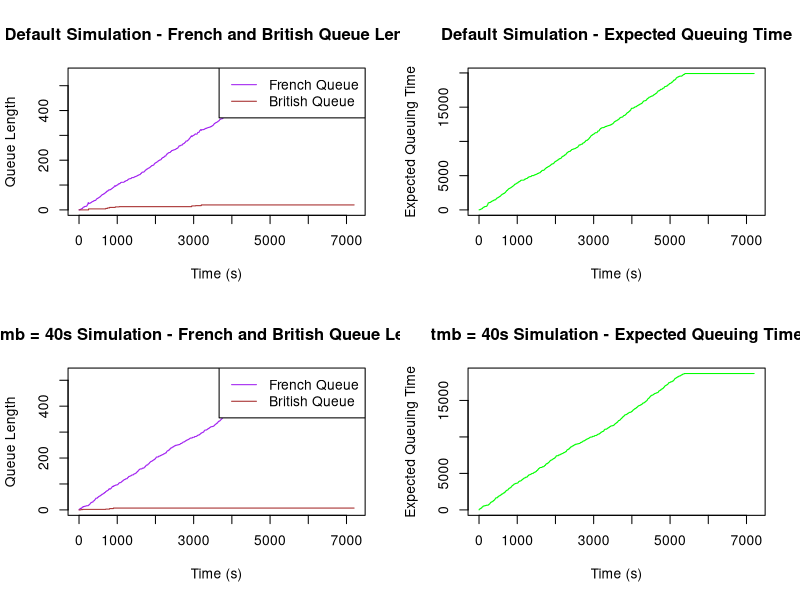

The R script that drew this image:
#--------------------#
#    Practical 2     #
#--------------------#

# ------- Group Introduction ------- #

# The following members form Group 27:
#   1. Anagha - S2596158 (30%)
#   2. Anjali - S2580177 (37%)
#   3. Navya  - S2602687 (33%)

# Contribution of each member:
# We collectively decided this distribution of questions. Anjali generated the qsim 
# function to obtain nb and nf vectors. Navya generated the qsim function to obtain
# the eq vector and estimated the probability of atleast one car missing the ferry
# departure. Anagha produced the 4-panel plot.

# ------- Overview of the project ------- #

# This practical involves simulating the flow of cars through French 
# and British passport control at a French ferry terminal in the context 
# of managing queues. The simulation is designed to model a 2-hour period 
# before a ferry departure.

# Define a function, qsim, with various parameters to simulate the queue system
qsim <- function(mf,mb,a.rate,trb,trf,tmb,tmf,maxb) {
  # Initialize variables for simulation of 2 hours
  # To track the average French and British queue length at each time step
  # And to track the average expected waiting time for a car at the 
  # start of the french queue for each time step
  simulation_time <- 7200
  check_in_closing_time <- 5400 #Check-in closes 30 min before departure
  nf <- numeric(simulation_time)
  nb <- numeric(simulation_time)
  eq <- numeric(simulation_time)
  total_french_queue <- 0
  total_british_queue <- 0
  french_queues <- rep(0, mf)
  british_queues <- rep(0, mb)
  total_british_cars <- 0
  time <- 0
  
  # Generating a binary vector to represent car arrivals based on the given 
  # arrival rate. This is done with the help of random binomial distribution 
  # function, which will only take 0 and 1 values.
  car_arriving <- c(rbinom(check_in_closing_time, size = 1, prob = a.rate))
  # Identifying the time when a car arrives, i.e. when the above vector is 1
  arrival_time <- which(car_arriving == 1)
  # The total number of cars arriving in the time-window.
  n_cars <- length(arrival_time)
  # The processing time at a British passport station is given by a random time
  # in the uniform distribution between tmb and tmb+trb
  process_time_b <- round(runif(n_cars, min = tmb, max = tmb + trb))
  # Similarly for a French station, it is uniformly distributed between
  # tmf and tmf+trf
  # we are taking a round number because we are simulating over each second
  process_time_f <- round(runif(n_cars, min = tmf, max = tmf + trf))
  # Hence, the depart-time from French station becomes its arrival time + 
  # processing time + waiting time, which we will add later
  # Adding a wait time vector to track the waiting time
  wait_time_f <- rep(0,n_cars)
  wait_time_b <- rep(0,n_cars)
  #depart_time_from_f <- arrival_time + process_time_f
  #depart_time_from_b <- depart_time_from_f + process_time_b
  depart_time_from_f <- rep(0,n_cars)
  depart_time_from_b <- rep(0,n_cars)
  # Calculating the total time spent by a car in the system
  #total_time_by_car <- depart_time_from_b - arrival_time
  
  # Iterating through each second in the time simulation period
  for (second in 1:simulation_time) {
    for (i in 1:n_cars) {
      # If the car arrives at this second, then it goes into the french queue
      if (second <= check_in_closing_time) {
        # We have to check if it arrived before the check-in closing time
        if (second == arrival_time[i]) {
          # The car selects the shortest queue by checking the minimum queue length
          french_queues[which.min(french_queues)] <- french_queues[which.min(french_queues)] + 1
          total_french_queue <- total_french_queue + 1 
        }
      }
    }
    
    for (i in 1:mf) {
      if (french_queues[i] > 0) {
        # the car has to wait for other cars in front of the queue to be processed
        depart_time_from_f[i] <- (french_queues[i]-1)*((2*tmf+trf)/2)
        if (second == depart_time_from_f[i]) {
          # Checking if a car can leave the french queue to join the British 
          # queue after it is done processing
          # There is a maximum number of cars, a British queue can hold,
          # which is given by maxb
          if (total_british_cars < maxb) {
            # If the condition is satisfied, car leaves the French queue
            french_queues[i] <- french_queues[i] - 1
            total_french_queue <- total_french_queue - 1
            # and joins the british queue, again by selecting the shortest one
            british_queues[which.min(british_queues)] <- british_queues[which.min(british_queues)] + 1
            total_british_cars <- total_british_cars + 1
            total_british_queue <- total_british_queue + 1
            } else {
            # The depart time from f increases by 1 for every second it has to wait
            depart_time_from_f[i] <- depart_time_from_f[i] + 1
          }
        }
      }
    }
    
    # When the car is processed from a British queue, it can leave the 
    # queue for its ferry ahead
    for (i in 1:mb) {
      if (british_queues[i] > 0) {
        depart_time_from_b[i] <- (british_queues[i]-1)*((2*tmb+trb)/2)
        if (second == depart_time_from_b[i]) {
          british_queues[i] <- british_queues[i] - 1
          total_british_cars <- total_british_cars - 1
          total_british_queue <- total_british_queue - 1
        }
      }
    }
    
    # Here we store the average french queue length at each second
    nf[second] <- total_french_queue
    # And the average british queue length at each second
    nb[second] <- total_british_queue
    # We are also storing the average expected waiting time for a car at the 
    # start of the french queue for each second
    #eq[second] <- mean(sapply(1:mf, function(i) sum(french_queues[1:french_queues[i]])))
    eq[second] <- (nf[second]*0.5*(tmf+trf)) +(nb[second]*0.5*(tmb +trb))
  }
  
  # Return results as a list
  result <- list(nf=nf,nb=nb,eq=eq)
  return(result)
}

# Running the simulation
results <- qsim(mf=5,mb=5,a.rate=0.1,trb=40,trf=40,tmb=30,tmf=30,maxb=20)

# 4 panel 2 row, 2 column plot
results_tmb_40 <- qsim(mf=5,mb=5,a.rate=0.1,trb=40,trf=40,tmb=40,tmf=30,maxb = 20)
par(mfrow = c(2, 2))

# Plot 1: French and British queue lengths change over time - Default Simulation
#Using plot() we first plot the change of French queue first
plot(results$nf, type = 'l', xlab = 'Time (s)', ylab = 'Queue Length', main = 'Default Simulation - French and British Queue Length', col = 'purple')
#Now plotting change in British queue length
lines(results$nb, col = 'brown')
legend('topright', legend = c('French Queue', 'British Queue'), col = c('purple', 'brown'), lty = 1)

# Plot 2: Expected queuing time changes over time - Default Simulation
#We use eq vector to plot this
plot(results$eq, type = 'l', xlab = 'Time (s)', ylab = 'Expected Queuing Time', main = 'Default Simulation - Expected Queuing Time', col = 'green')

# Plot 3: French and British queue lengths for the tmb set to 40 seconds simulation
#First plotting change in French Queue length with new tmb=40
plot(results_tmb_40$nf, type = 'l', xlab = 'Time (s)', ylab = 'Queue Length', main = 'tmb = 40s Simulation - French and British Queue Length', col = 'purple')
#Now plotting change in British queue length with new tmb=40
lines(results_tmb_40$nb, col = 'brown')
legend('topright', legend = c('French Queue', 'British Queue'), col = c('purple', 'brown'), lty = 1)

# Plot 4: Expected queuing time changes over time - tmb set to 40 seconds 
plot(results_tmb_40$eq, type = 'l', xlab = 'Time (s)', ylab = 'Expected Queuing Time', main = 'tmb = 40s Simulation - Expected Queuing Time', col = 'green')


# redefining function with 100 runs to calculate the probability of at least one car missing the ferry departure:
probability_sim <- function(mf, mb, a.rate, trb, trf, tmb, tmf, maxb, qsim_running = 100) {
  
  #initializing the variable of number of cars that have missed the ferry departure as zero.
  ferry_missed <- 0
  
  #starting the simulation runs(100)
  for (i in 1:qsim_running) {
    #storing the initial results of the simulation
    result_sim <- qsim(mf, mb, a.rate, trb, trf, tmb, tmf, maxb)
    
    # checking if a car has missed the ferry in each run of the for-loop w.r.t to the simulation results.
    #using the max. function to satisfy the atleast condition 
    #while checking the queues with maximum no. of cars (considering the last car of those in the british queues).
    if (max(result_sim$nb) > 0) {
      #missed(last) car will be counted if the above condition is met.
      ferry_missed <- ferry_missed + 1
    }
  }
  #no. of cars that misses ferry out of 100 simulation runnings.
  probability_sim <- (ferry_missed / qsim_running)
  
  return(probability_sim)
}

# incorporating the defined function into variable 'missed_ferry_probability'.
missed_ferry_probability <- probability_sim(mf = 5, mb = 5, a.rate = 0.1, trb = 40, trf = 40, tmb = 30, tmf = 30, maxb = 20)

#displaying the calculated probability
cat("Probability of at least 1 car missing the ferry departure (for 100 runs consideration):", missed_ferry_probability, "\n")

# Thank you for going through our project. 

#################
#   THANK YOU   #
#################

